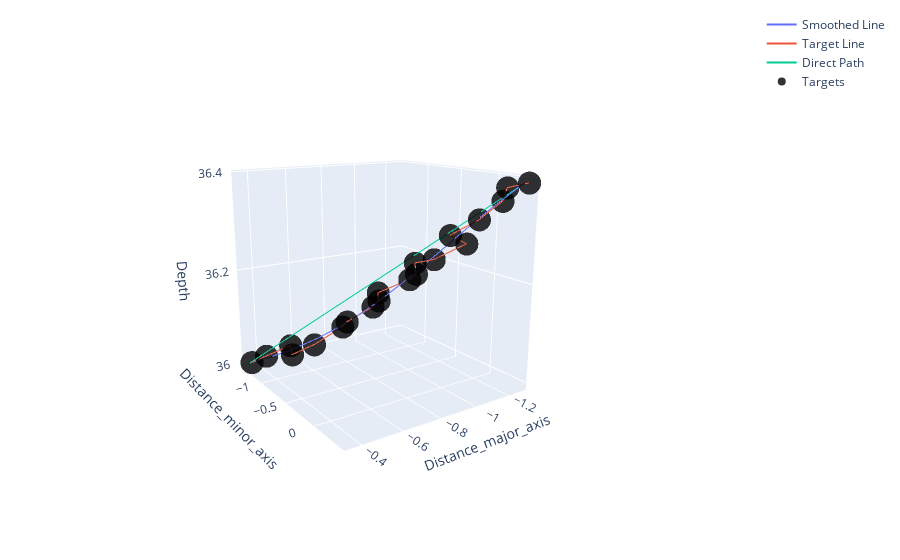

Write notebook code for a chart like this one.
### Code cell
def targetSpline(df, processID, regionID,direct=False):
    df = df[(df.Region_ID==regionID) & (df.Process_ID==processID)]
    tck, u  = splprep([df.Distance_major_axis, df.Distance_minor_axis,df.Target_true_depth],k=3)
    if direct:
        x_knots, y_knots, z_knots = splev([0,1], tck)
    else:
        x_knots, y_knots, z_knots = splev(np.linspace(0,1,len(df.Distance_major_axis)), tck)
    return  x_knots, y_knots, z_knots

def trackPlot(df,processID, regionID, plotElements =['track_smoothed','track','track_direct','targets']):
    # plotElements: list of elements to include:
    # targets: target locations
    # track: line between targets
    # track_smoothed: Cubic spline with equal resolution to the number of targets
    # track_direct: "flux" line from start to end target based on spline    
    x_knots, y_knots, z_knots = targetSpline(df, processID, regionID ,direct=False)
    track_smoothed = go.Scatter3d(x=x_knots, y=y_knots, z=z_knots,mode='lines',name='Smoothed Line')
    
    x_knots, y_knots, z_knots = targetSpline(df, processID, regionID ,direct=True)
    track_direct = go.Scatter3d(x=x_knots, y=y_knots, z=z_knots,mode='lines',name='Direct Path')

    dfCur = df[(df.Region_ID==regionID) & (df.Process_ID==processID)]
    targets=go.Scatter3d(x=dfCur.Distance_major_axis, y=dfCur.Distance_minor_axis, z=dfCur.Target_true_depth,mode='markers',
        marker=dict(size=8,color='black', colorscale='plasma',opacity=0.8,colorbar=dict(title='TS',thickness=30),showscale=False),name='Targets')
    track = go.Scatter3d(x=dfCur.Distance_major_axis, y=dfCur.Distance_minor_axis, z=dfCur.Target_true_depth,mode='lines',name='Target Line')

    allElements = {'track_smoothed':track_smoothed,'track':track,'track_direct':track_direct,'targets':targets}
    fig = go.Figure(data=[allElements[i] for i in plotElements])
    split = (np.ceil(np.max([dfCur.Distance_major_axis.max() - dfCur.Distance_major_axis.min(),dfCur.Distance_minor_axis.max() - dfCur.Distance_minor_axis.min(),dfCur.Target_true_depth.max() - dfCur.Target_true_depth.min()]))/2)+.25
    fig.update_layout(showlegend=True,scene = dict(
                        xaxis_title='Distance_major_axis',
                        yaxis_title='Distance_minor_axis',
                        zaxis_title='Depth'),
                        #xaxis = dict(nticks=4, range=[np.median(dfCur.Distance_major_axis)-split, np.median(dfCur.Distance_major_axis)+split]),
                        #yaxis = dict(nticks=4, range=[np.median(dfCur.Distance_minor_axis)-split, np.median(dfCur.Distance_minor_axis)+split]),
                       # zaxis = dict(nticks=4, range=[np.median(dfCur.Target_true_depth)-split, np.median(dfCur.Target_true_depth)+split])),
                        width=700,
                        margin=dict(r=20, b=10, l=10, t=10))

    fig.show()

trackPlot(dfT,378, 21)

### Figure 1 — Plotly figure (JSON) as saved in the notebook; plotly's stock layout.template omitted (floating-point values rounded to 4 significant figures)
{"data": [{"mode": "lines", "name": "Smoothed Line", "type": "scatter3d", "x": [-1.28, -1.233, -1.188, -1.146, -1.106, -1.067, -1.029, -0.9915, -0.9533, -0.9143, -0.8738, -0.8312, -0.7861, -0.7377, -0.6856, -0.6292, -0.568, -0.5013, -0.4286, -0.3493], "y": [0.3617, 0.2872, 0.21, 0.13, 0.04758, -0.03723, -0.1242, -0.2133, -0.3042, -0.3968, -0.4909, -0.5864, -0.6832, -0.7809, -0.8796, -0.9789, -1.079, -1.179, -1.28, -1.38], "z": [36.39, 36.37, 36.35, 36.33, 36.3, 36.28, 36.26, 36.23, 36.21, 36.18, 36.16, 36.14, 36.12, 36.1, 36.08, 36.06, 36.04, 36.02, 36.01, 36.0]}, {"mode": "lines", "name": "Target Line", "type": "scatter3d", "x": [-1.284, -1.23, -1.22, -1.134, -1.055, -1.121, -1.013, -0.9329, -0.9401, -0.9545, -0.8304, -0.8491, -0.8469, -0.723, -0.7247, -0.612, -0.5127, -0.5302, -0.4154, -0.3557], "y": [0.4045, 0.26, 0.2325, 0.1311, -0.0603, 0.01256, -0.1759, -0.2475, -0.247, -0.38, -0.5377, -0.5782, -0.6733, -0.7486, -0.8362, -1.006, -1.098, -1.198, -1.281, -1.371], "z": [36.39, 36.38, 36.36, 36.32, 36.29, 36.27, 36.24, 36.23, 36.21, 36.19, 36.16, 36.14, 36.13, 36.1, 36.08, 36.04, 36.02, 36.03, 36.01, 36.0]}, {"mode": "lines", "name": "Direct Path", "type": "scatter3d", "x": [-1.28, -0.3493], "y": [0.3617, -1.38], "z": [36.39, 36.0]}, {"marker": {"color": "black", "colorbar": {"thickness": 30, "title": {"text": "TS"}}, "colorscale": [[0, "#0d0887"], [0.1111, "#46039f"], [0.2222, "#7201a8"], [0.3333, "#9c179e"], [0.4444, "#bd3786"], [0.5556, "#d8576b"], [0.6667, "#ed7953"], [0.7778, "#fb9f3a"], [0.8889, "#fdca26"], [1, "#f0f921"]], "opacity": 0.8, "showscale": false, "size": 8}, "mode": "markers", "name": "Targets", "type": "scatter3d", "x": [-1.284, -1.23, -1.22, -1.134, -1.055, -1.121, -1.013, -0.9329, -0.9401, -0.9545, -0.8304, -0.8491, -0.8469, -0.723, -0.7247, -0.612, -0.5127, -0.5302, -0.4154, -0.3557], "y": [0.4045, 0.26, 0.2325, 0.1311, -0.0603, 0.01256, -0.1759, -0.2475, -0.247, -0.38, -0.5377, -0.5782, -0.6733, -0.7486, -0.8362, -1.006, -1.098, -1.198, -1.281, -1.371], "z": [36.39, 36.38, 36.36, 36.32, 36.29, 36.27, 36.24, 36.23, 36.21, 36.19, 36.16, 36.14, 36.13, 36.1, 36.08, 36.04, 36.02, 36.03, 36.01, 36.0]}], "layout": {"autosize": true, "margin": {"b": 10, "l": 10, "r": 20, "t": 10}, "scene": {"aspectmode": "auto", "aspectratio": {"x": 1, "y": 1, "z": 1}, "camera": {"center": {"x": 0, "y": 0, "z": 0}, "eye": {"x": 1.663, "y": 2.455, "z": 0.8032}, "projection": {"type": "perspective"}, "up": {"x": 0, "y": 0, "z": 1}}, "xaxis": {"title": {"text": "Distance_major_axis"}, "type": "linear"}, "yaxis": {"title": {"text": "Distance_minor_axis"}, "type": "linear"}, "zaxis": {"title": {"text": "Depth"}, "type": "linear"}}, "showlegend": true}}
